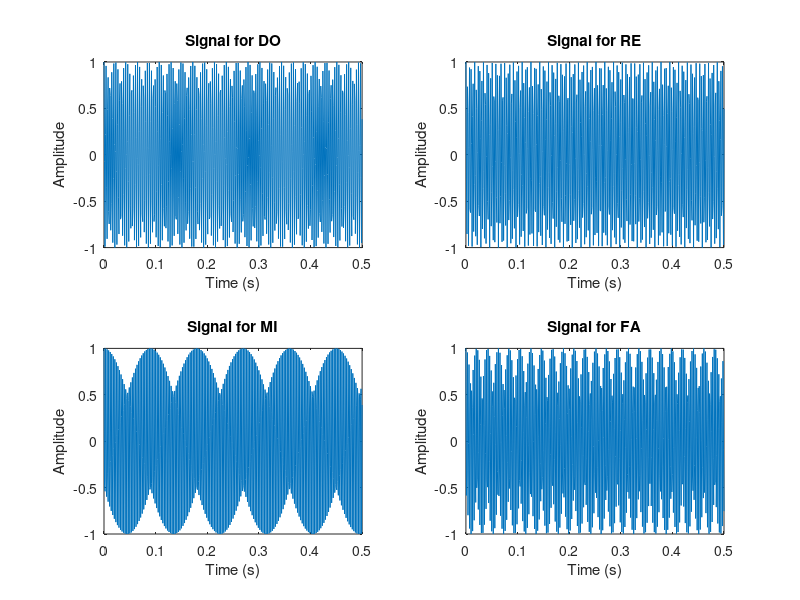
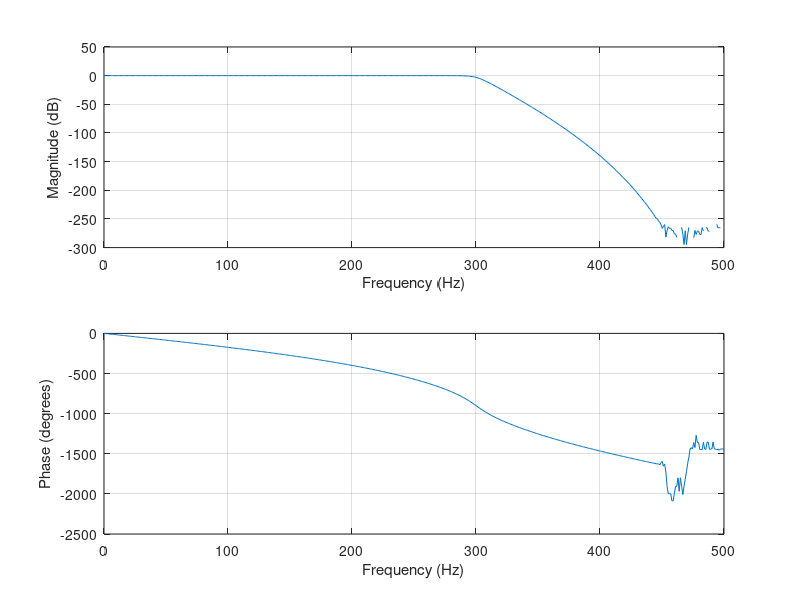
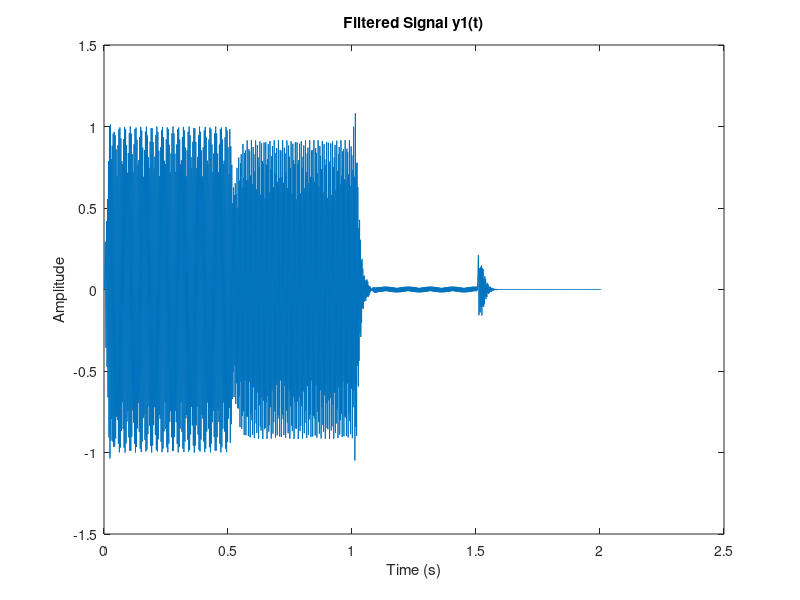
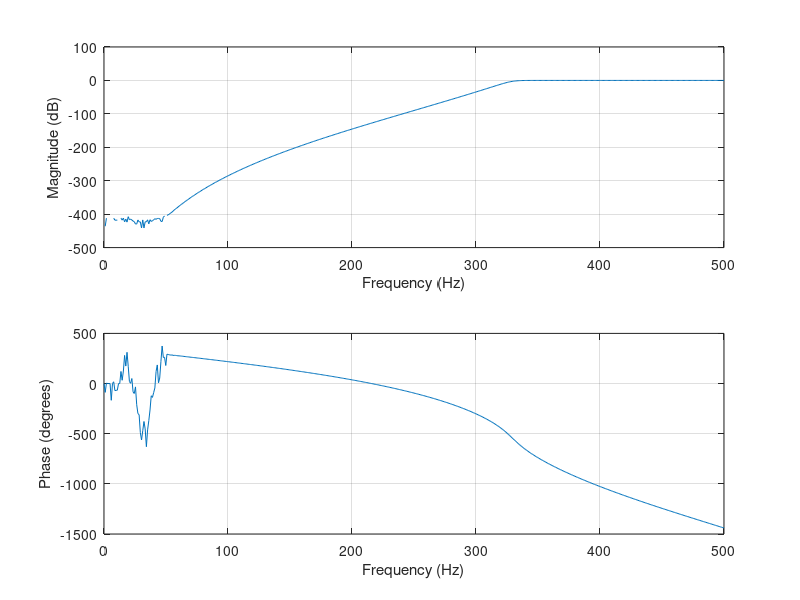

These charts were generated, in order, by the following MATLAB code:
% Define constants
fs = 1000; % Sampling frequency (Hz)
t = 0:1/fs:0.5; % Time vector for half a second
f0 = 440; % Base frequency for DO
alpha = 2; % Alpha value for frequency calculation

% Generate the four signals for DO, RE, MI, and FA
n_values = [-9, -7, -5, -4]; % Corresponding values for n
notes = {'DO', 'RE', 'MI', 'FA'};

% Create a matrix to store signals with the length of the time vector as rows and columns as the number of notes
x = zeros(length(t), length(notes));

% Create a variable to store individual energies
energies = zeros(1, length(notes));

% Create the combined signal
combined_signal = [];

for i = 1:4
    fn = f0 * (alpha ^ (n_values(i) / 12)); % Calculate the frequency
    x(:, i) = cos(2 * pi * fn * t); % Generate and store the signal in the matrix
    energies(i) = integral(@(t) (cos(2 * pi * fn * t)).^2, 0,0.5 ); % Calculate the energy for each note using the integral function
    
    % Plot each signal
    subplot(2, 2, i);
    plot(t, x(:, i));
    title(['Signal for ' notes{i}]);
    xlabel('Time (s)');
    ylabel('Amplitude');
    
end

% Play the signals sequentially
combined_signal = reshape(x, 1, []); % Reshape the matrix to a row vector
audiowrite('Combined_Wave.wav', combined_signal, fs);

% Calculate the total energy of the combined signal
energy_x = sum(combined_signal.^2) / fs;
disp(['Energy of the combined signal: ', num2str(energy_x)]);

% FFT and Spectrum Plot
% Compute the FFT of the combined signal
N = length(combined_signal); % Number of sample points
fft_signal = fft(combined_signal);

% Compute the two-sided spectrum and then convert to a one-sided spectrum
two_sided_spectrum = abs(fft_signal / N);
one_sided_spectrum = two_sided_spectrum(1:N/2+1);
f = fs * (0:(N/2)) / N;

% Plot the frequency spectrum
figure;
plot(f, one_sided_spectrum);
title('Frequency Spectrum of the Combined Signal');
xlabel('Frequency (Hz)');
ylabel('Magnitude');% Calculate the energy of the FFT-transformed signal
energy_fft = sum(abs(fft_signal).^2) / (2 * fs) / fs;
disp(['Energy of the FFT-transformed signal: ', num2str(energy_fft)]);% Step 8
filter_order = 20;
% since Mi frequency starts at 329 it would be suitable to cutoff frequency
% at 300
cutoff = (300/(fs/2));
[b, a] = butter(filter_order, cutoff,"low");

% Step 9
freqz(b,a,[],fs)

%step 10
y1 = filter(b, a, combined_signal);

%step 11
audiowrite('Low_Pass_Filter.wav',y1,fs);

%step 12
t_y1 = linspace(0, length(y1)/fs, length(y1));
figure;
plot(t_y1, y1);
title('Filtered Signal y1(t)');
xlabel('Time (s)');
ylabel('Amplitude');

%step 13
y1_energy = sum(y1.^2)/fs;
disp(['Energy of y1 signal: ',num2str(y1_energy)]);

%step 14
N_y1 = length(y1);
fft_y1 = fft(y1);

%step 15
two_sided_spectrum_y1 = abs(fft_y1 / N_y1);
one_sided_spectrum_y1 = two_sided_spectrum_y1(1:N_y1/2+1);
f_y1 = fs * (0:(N_y1/2)) / N_y1;

% Step 15: Plot the magnitude of the frequency spectrum of the filtered signal
figure;
plot(f_y1, abs(one_sided_spectrum_y1));
title('Magnitude Spectrum of Filtered Signal y1(t)');
xlabel('Frequency (Hz)');
ylabel('Magnitude');
xlim([-fs/2, fs/2]);

%step 16
energy_y1_frequency_domain = sum(abs(fft_y1).^2) / (2*fs) / fs;
disp(['Energy of y1 signal in frequency domain: ',num2str(energy_y1_frequency_domain)]);

%step 17
cutoff_2 = (329/(fs/2));
[c,d] = butter(filter_order,cutoff_2, "high");

%step 18
freqz(c,d,[],fs);

%step 19
y2 = filter(c,d,combined_signal);

%step 20
audiowrite('High_Pass_Filter.wav',y2,fs);

%step 21
t_y2 = linspace(0, length(y2)/fs, length(y2));
figure;
plot(t_y2, y2);
title('Filtered Signal y2(t)');
xlabel('Time (s)');
ylabel('Amplitude');

% step 22
y2_energy = sum(y2.^2)/fs;
disp(['Energy of y2 signal: ',num2str(y2_energy)]);

% step 23
N_y2 = length(y2);
fft_y2 = fft(y2);

% step 24
two_sided_spectrum_y2 = abs(fft_y2 / N_y2);
one_sided_spectrum_y2 = two_sided_spectrum_y1(1:N_y2/2+1);
f_y2 = fs * (0:(N_y2/2)) / N_y2;

% step 24

% Combine the frequency spectra for y1 and y2
combined_one_sided_spectrum = [one_sided_spectrum_y1, one_sided_spectrum_y2];
combined_frequencies = [-fs/2 + f_y1, f_y2];

% Plot the combined frequency spectrum
figure;
plot(combined_frequencies, abs(combined_one_sided_spectrum));
title('Combined Magnitude Spectrum of Filtered Signals');
xlabel('Frequency (Hz)');
ylabel('Magnitude');
xlim([-fs/2, fs/2]);

% step 25
energy_y2_frequency_domain = sum(abs(fft_y2).^2) / (2*fs) / fs;
disp(['Energy of y2 signal in frequency domain: ',num2str(energy_y2_frequency_domain)]);
